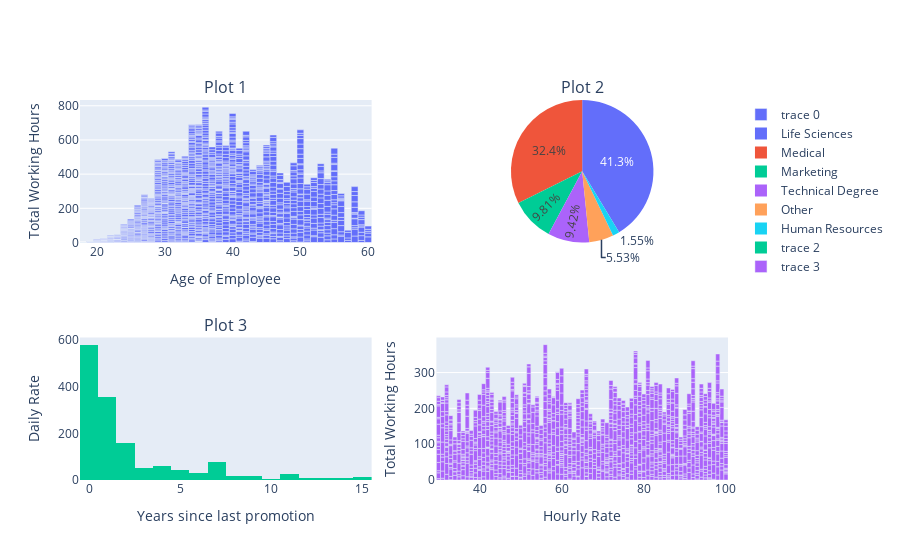

The cell this chart's notebook holds for it:
### Code cell
fig1 = make_subplots(rows=2,cols=2, specs=[[{"type": "bar"}, {"type": "pie"}],[{'type':'histogram'},{'type':'bar'}]],subplot_titles=("Plot 1", "Plot 2", "Plot 3"))

fig1.add_trace(go.Bar(x=df['Age'],y=df['TotalWorkingYears']),row=1,col=1)
fig1.add_trace(go.Pie(labels = df['EducationField'],values=df['DailyRate']),row=1,col=2)
fig1.add_trace(go.Histogram(x=df['YearsSinceLastPromotion'],y=df['DailyRate']),row=2,col=1)
fig1.add_trace(go.Bar(x=df['HourlyRate'],y=df['TotalWorkingYears']),row=2,col=2)

fig1.update_xaxes(title_text="Age of Employee", row=1, col=1)
fig1.update_xaxes(title_text="Field of Education", row=1, col=2)
fig1.update_xaxes(title_text="Years since last promotion", showgrid=False, row=2, col=1)
fig1.update_xaxes(title_text="Hourly Rate", row=2, col=2)


fig1.update_yaxes(title_text="Total Working Hours", row=1, col=1)
fig1.update_yaxes(title_text="Daily Rate", row=1, col=2)
fig1.update_yaxes(title_text="Daily Rate", showgrid=False, row=2, col=1)
fig1.update_yaxes(title_text="Total Working Hours", row=2, col=2)

### Figure 1 — Plotly figure (JSON) as saved in the notebook; plotly's stock layout.template omitted (floating-point values rounded to 4 significant figures; data arrays with more than 128 entries replaced by an {"elided": "..."} marker saying what was removed)
{"data": [{"type": "bar", "x": {"elided": "1470 int values"}, "xaxis": "x", "y": {"elided": "1470 int values"}, "yaxis": "y"}, {"domain": {"x": [0.55, 1], "y": [0.625, 1]}, "labels": {"elided": "1470 str values"}, "type": "pie", "values": {"elided": "1470 int values"}}, {"type": "histogram", "x": {"elided": "1470 int values"}, "xaxis": "x2", "y": {"elided": "1470 int values"}, "yaxis": "y2"}, {"type": "bar", "x": {"elided": "1470 int values"}, "xaxis": "x3", "y": {"elided": "1470 int values"}, "yaxis": "y3"}], "layout": {"annotations": [{"font": {"size": 16}, "showarrow": false, "text": "Plot 1", "x": 0.225, "xanchor": "center", "xref": "paper", "y": 1, "yanchor": "bottom", "yref": "paper"}, {"font": {"size": 16}, "showarrow": false, "text": "Plot 2", "x": 0.775, "xanchor": "center", "xref": "paper", "y": 1, "yanchor": "bottom", "yref": "paper"}, {"font": {"size": 16}, "showarrow": false, "text": "Plot 3", "x": 0.225, "xanchor": "center", "xref": "paper", "y": 0.375, "yanchor": "bottom", "yref": "paper"}], "xaxis": {"anchor": "y", "domain": [0, 0.45], "title": {"text": "Age of Employee"}}, "xaxis2": {"anchor": "y2", "domain": [0, 0.45], "showgrid": false, "title": {"text": "Years since last promotion"}}, "xaxis3": {"anchor": "y3", "domain": [0.55, 1], "title": {"text": "Hourly Rate"}}, "yaxis": {"anchor": "x", "domain": [0.625, 1], "title": {"text": "Total Working Hours"}}, "yaxis2": {"anchor": "x2", "domain": [0, 0.375], "showgrid": false, "title": {"text": "Daily Rate"}}, "yaxis3": {"anchor": "x3", "domain": [0, 0.375], "title": {"text": "Total Working Hours"}}}}
